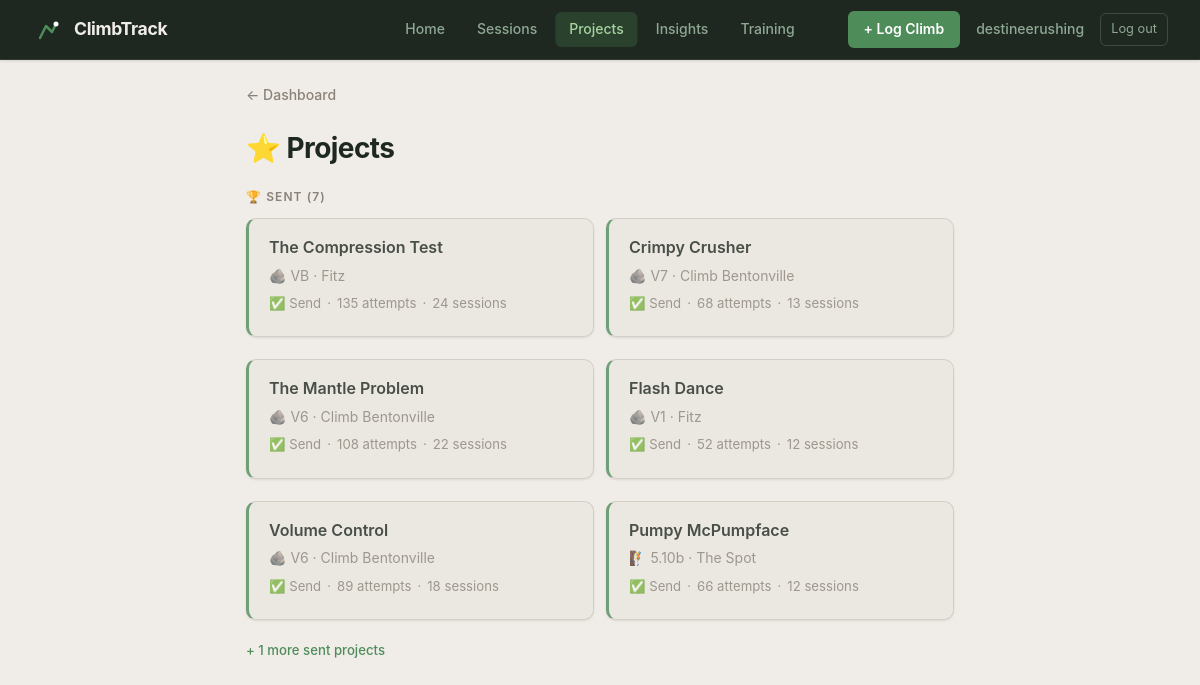
The page /projects (signed in) on the database its author committed.
### app.py (models this page shows, shortened)
class User(UserMixin, db.Model):
    id = db.Column(db.Integer, primary_key=True)
    email = db.Column(db.String(150), unique=True, nullable=False)
    display_name = db.Column(db.String(100), nullable=False)
    password_hash = db.Column(db.String(256), nullable=False)
    profile_photo = db.Column(db.String(200))
    created_at = db.Column(db.DateTime, default=datetime.utcnow)
    sessions = db.relationship('Session', backref='user', lazy=True)

class Route(db.Model):
    id = db.Column(db.Integer, primary_key=True)
    name = db.Column(db.String(100), nullable=False)
    gym_id = db.Column(db.Integer, db.ForeignKey('gym.id'), nullable=True)
    location = db.Column(db.String(100))
    discipline = db.Column(db.String(20), default='boulder')
    grade = db.Column(db.String(20))
    is_project = db.Column(db.Boolean, default=False)
    image_filename = db.Column(db.String(200))
    created_at = db.Column(db.DateTime, default=datetime.utcnow)
    climbs = db.relationship('Climb', backref='route', lazy=True)

class Gym(db.Model):
    id = db.Column(db.Integer, primary_key=True)
    name = db.Column(db.String(100), nullable=False, unique=True)
    address = db.Column(db.String(200))
    is_outdoor = db.Column(db.Boolean, default=False)
    image_filename = db.Column(db.String(200))
    created_at = db.Column(db.DateTime, default=datetime.utcnow)
    sessions = db.relationship('Session', backref='gym', lazy=True)
    routes = db.relationship('Route', backref='gym', lazy=True)

### app.py (the view)
@app.route("/projects")
@login_required
def projects():
    project_routes = Route.query.filter_by(is_project=True).order_by(Route.created_at.desc()).all()
    project_data = []
    for r in project_routes:
        climbs = r.climbs
        total_attempts = sum(c.attempts for c in climbs) if climbs else 0
        session_ids = {c.session_id for c in climbs}
        is_sent = any(c.result in SEND_RESULTS for c in climbs)
        best_result = None
        for priority in ['onsight', 'flash', 'send', 'attempt']:
            if any(c.result == priority for c in climbs):
                best_result = priority
                break
        dated_climbs = [c for c in climbs if c.session]
        first_date = min((c.session.date for c in dated_climbs), default=None)
        last_date = max((c.session.date for c in dated_climbs), default=None)
        project_data.append({
            'route': r,
            'total_attempts': total_attempts,
            'session_count': len(session_ids),
            'is_sent': is_sent,
            'best_result': best_result,
            'first_date': first_date,
            'last_date': last_date,
        })
    project_data.sort(key=lambda p: (p['is_sent'], -(p['last_date'].timestamp() if p['last_date'] else 0)))
    return render_template(
        "projects.html",
        project_data=project_data,
        result_labels=RESULT_LABELS,
    )

### app.py (called while the page is built)
@login_manager.user_loader
def load_user(user_id):
    return User.query.get(int(user_id))

### templates/projects.html (shortened to what this page needs)
<!DOCTYPE html>
<html>
<head>
    <link rel="stylesheet" href="{{ url_for('static', filename='style.css') }}">
</head>
<body>
    <header class="desktop-nav">
        <a href="/" class="desktop-nav-logo">
            <span class="desktop-nav-wordmark">ClimbTrack</span>
        </a>
        <nav class="desktop-nav-links">
            <a href="/" class="desktop-nav-link">Home</a>
            <a href="/gyms" class="desktop-nav-link">Sessions</a>
            <a href="/projects" class="desktop-nav-link active">Projects</a>
            <a href="/insights" class="desktop-nav-link">Insights</a>
            <a href="/training" class="desktop-nav-link">Training</a>
        </nav>
        <div class="desktop-nav-user">
            <a href="/session/new" class="desktop-nav-cta">+ Log Climb</a>
            <a href="/profile" class="desktop-nav-name" style="text-decoration:none;">{{ current_user.display_name }}</a>
            <a href="/logout" class="desktop-nav-logout">Log out</a>
        </div>
    </header>
    <nav class="top-nav"><a href="/">← Dashboard</a></nav>
    <h1>⭐ Projects</h1>
    {% if project_data %}
        {% set sent = project_data | selectattr('is_sent', 'equalto', true) | list %}
        {% if sent %}
        <div class="section-header" style="margin-top: 16px;">
            <p class="section-heading" style="margin: 0">🏆 Sent ({{ sent | length }})</p>
        </div>
        <div class="card-grid">
        {% for p in sent[:6] %}
        <div class="card project-card sent">
            <h3><a href="/route/{{ p.route.id }}">{{ p.route.name }}</a></h3>
            <p class="muted">
                {% if p.route.discipline == 'route' %}🧗{% else %}🪨{% endif %} {{ p.route.grade }}
                · {{ p.route.gym.name if p.route.gym else p.route.location }}
            </p>
            <div class="mini-stats">
                <span>{{ result_labels[p.best_result] }}</span>
                <span>·</span>
                <span>{{ p.total_attempts }} attempt{% if p.total_attempts != 1 %}s{% endif %}</span>
                <span>·</span>
                <span>{{ p.session_count }} session{% if p.session_count != 1 %}s{% endif %}</span>
            </div>
        </div>
        {% endfor %}
        </div>
        {% if sent | length > 6 %}
        <p style="margin-top: 8px;"><a href="/projects" class="view-all-link">+ {{ sent | length - 6 }} more sent projects</a></p>
        {% endif %}
        {% endif %}
    {% else %}
        <div class="empty-state">
            <div class="empty-state-icon">⭐</div>
            <p>No projects yet. Mark a climb as a project to start tracking it!</p>
        </div>
    {% endif %}
</body>
</html>

### static/style.css (style rules this page uses)
:root { --bg: #f0ede8; --surface: #ebe7e1; --surface-2: #e3dfd8; --surface-3: #d8d3cb; --surface-dark: #1e2820; --border: #cdc8bf; --border-strong: #b8b2a8; --text: #1e2820; --text-secondary: #4a5448; --text-muted: #8a8278; --text-dim: #b0aa9f; --accent: #4e8c5a; --accent-strong: #3a7045; --accent-light: #d4e8c8; --nav-bg: #1e2820; --nav-text: #8fa893; --nav-text-hover: #f0ede8; --success: #4e8c5a; --success-light: #d4e8c8; --danger: #c0432a; --danger-light: #f5ddd8; --warning: #c47c1a; --radius: 10px; --radius-sm: 6px; --radius-lg: 14px; --shadow-sm: 0 1px 3px rgba(0,0,0,0.08), 0 1px 2px rgba(0,0,0,0.05); --shadow: 0 2px 8px rgba(0,0,0,0.12), 0 1px 3px rgba(0,0,0,0.06); }
* { box-sizing: border-box; }
body { font-family: -apple-system, BlinkMacSystemFont, "Segoe UI", Roboto, Arial, sans-serif; background-color: var(--bg); color: var(--text); margin: 0; padding: 32px 16px; max-width: 740px; margin-left: auto; margin-right: auto; line-height: 1.6; font-size: 15px; }
h1 { color: var(--text); margin: 0 0 4px 0; font-size: 1.75rem; font-weight: 700; letter-spacing: -0.02em; }
h3 { margin: 0 0 4px 0; font-size: 1rem; font-weight: 600; color: var(--text); }
p { margin: 4px 0; }
a { color: var(--accent); text-decoration: none; }
.muted { color: var(--text-muted); font-size: 0.875rem; }
.section-heading { color: var(--text-muted); font-size: 0.75rem; text-transform: uppercase; letter-spacing: 0.09em; font-weight: 600; margin: 28px 0 10px 0; }
.card { background: var(--surface); border: 1px solid var(--border); border-radius: var(--radius); padding: 16px 20px; margin-bottom: 10px; box-shadow: var(--shadow-sm); }
.card h3 a { color: var(--text); }
.mini-stats { display: flex; gap: 6px; font-size: 0.825rem; color: var(--text-muted); margin: 6px 0; flex-wrap: wrap; align-items: center; }
.project-card.sent { border-left: 3px solid var(--success); opacity: 0.8; }
.section-header { display: flex; align-items: center; justify-content: space-between; margin-bottom: 12px; margin-top: 8px; }
.view-all-link { font-size: 0.825rem; color: var(--accent); font-weight: 500; text-decoration: none; }
.top-nav { margin-bottom: 20px; font-size: 0.875rem; }
.top-nav a { color: var(--text-muted); text-decoration: none; font-weight: 500; }
.desktop-nav { display: none; }
@media (min-width: 769px) { .desktop-nav { display: flex; align-items: center; justify-content: space-between; position: fixed; top: 0; left: 0; right: 0; height: 60px; background: var(--nav-bg); border-bottom: 1px solid #2d3d2f; padding: 0 32px; z-index: 100; box-shadow: var(--shadow-sm); } }
@media (min-width: 769px) { body { padding-top: 84px; } }
@media (min-width: 769px) { .desktop-nav-logo { display: flex; align-items: center; gap: 10px; text-decoration: none; color: var(--text); flex-shrink: 0; } }
@media (min-width: 769px) { .desktop-nav-wordmark { font-size: 1.1rem; font-weight: 700; color: #f0ede8; letter-spacing: -0.02em; } }
@media (min-width: 769px) { .desktop-nav-links { display: flex; align-items: center; gap: 4px; position: absolute; left: 50%; transform: translateX(-50%); } }
@media (min-width: 769px) { .desktop-nav-link { padding: 6px 14px; border-radius: var(--radius-sm); color: var(--nav-text); font-size: 0.875rem; font-weight: 500; text-decoration: none; transition: background 0.15s, color 0.15s; } }
@media (min-width: 769px) { .desktop-nav-link.active { background: rgba(78,140,90,0.25); color: #a8d4a0; } }
@media (min-width: 769px) { .desktop-nav-user { display: flex; align-items: center; gap: 16px; flex-shrink: 0; } }
@media (min-width: 769px) { .desktop-nav-name { font-size: 0.875rem; font-weight: 500; color: var(--nav-text); } }
@media (min-width: 769px) { .desktop-nav-logout { font-size: 0.8rem; color: var(--nav-text); text-decoration: none; padding: 5px 10px; border-radius: var(--radius-sm); border: 1px solid rgba(255,255,255,0.15); transition: all 0.15s; } }
@media (min-width: 769px) { .desktop-nav-cta { display: inline-flex; align-items: center; gap: 6px; background: var(--accent); color: #fff; font-size: 0.875rem; font-weight: 600; padding: 7px 16px; border-radius: var(--radius-sm); text-decoration: none; transition: background 0.15s; } }
@media (min-width: 769px) { .card-grid { display: grid; grid-template-columns: 1fr 1fr; gap: 12px; } }

### rows shown on the page
User: display_name "destineerushing"
Route: route.name "The Compression Test", discipline "boulder" (drawn), route.grade "VB"
Gym: route.gym "Fitz" "Fitz"
Route: route.name "Crimpy Crusher", discipline "boulder" (drawn), route.grade "V7"
Gym: route.gym "Climb Bentonville" "Climb Bentonville" "Climb Bentonville"
Route: route.name "The Mantle Problem", discipline "boulder" (drawn), route.grade "V6"
Route: route.name "Flash Dance", discipline "boulder" (drawn), route.grade "V1"
Route: route.name "Volume Control", discipline "boulder" (drawn), route.grade "V6"
Route: route.name "Pumpy McPumpface", discipline "route" (drawn), route.grade "5.10b"
Gym: route.gym "The Spot"

### other values the page prints
{{ sent | length }} "7"
{{ result_labels[p.best_result] }} "✅ Send" "✅ Send" "✅ Send" "✅ Send" "✅ Send" "✅ Send"
{{ p.total_attempts }} "135" "68" "108" "52" "89" "66"
{{ p.session_count }} "24" "13" "22" "12" "18" "12"
{{ sent | length - 6 }} "1"
